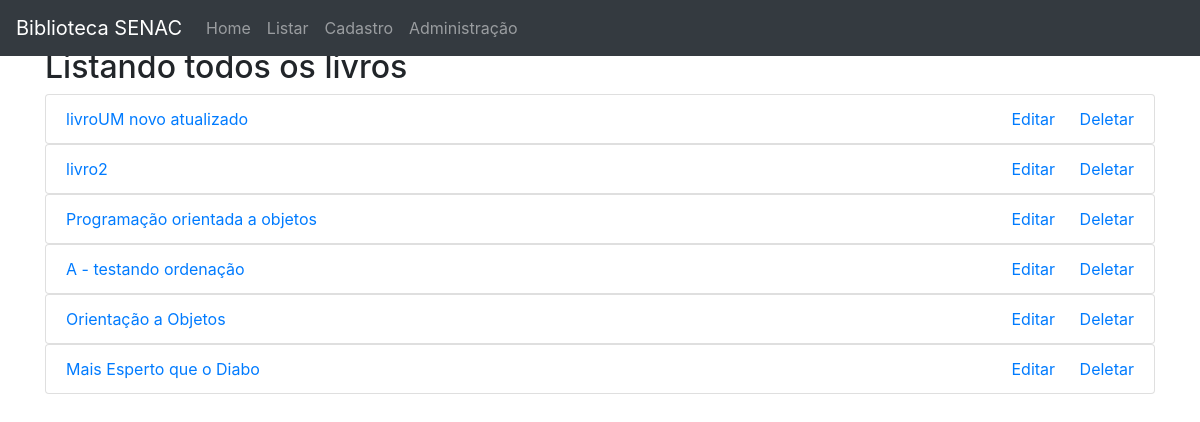
/livros/listar, run on the app's committed database.
### livros/models.py (models this page shows, shortened)
class Livros(models.Model):
    titulo = models.CharField(max_length=150)
    descricao = models.CharField(max_length=400)
    editora = models.CharField(max_length=200)
    quantidade = models.IntegerField()
    data_cadastro = models.DateTimeField(auto_now_add=True)
    class Meta:
        verbose_name_plural = 'Livros'

### livros/views.py (the view)
# urls.py: path('listar', views.listar, name='listar'),
def listar(request):
    livros = Livros.objects.all()
    return render(request, 'livros/listar.html', {'livros': livros})

### livros/templates/livros/listar.html (shortened to what this page needs)
{% extends 'livros/base.html' %}
{% load bootstrap4 %}
{% block content %}
    <div class='container mt-5'>
        <h2>Listando todos os livros</h2>
        {%for livro in livros%}
            <ul class="list-group">
                <li class="list-group-item d-flex justify-content-between align-items-center">
                    <a href="/livros/{{livro.id}}" style='text-decoration:none;'>{{livro.titulo}}</a>
                    <div>
                    <a href="/livros/editar/{{livro.id}}" style='text-decoration:none; padding-right:20px'>Editar</a>
                    <a href="/livros/deletar/{{livro.id}}" style='text-decoration:none;'>Deletar</a>
                    </div>
                </li>
            </ul>
        {%endfor%}
    </div>
{%endblock%}

### data on the page
Livros: titulo "livroUM novo atualizado"
Livros: titulo "livro2"
Livros: titulo "Programação orientada a objetos"
Livros: titulo "A - testando ordenação"
Livros: titulo "Orientação a Objetos"
Livros: titulo "Mais Esperto que o Diabo"
